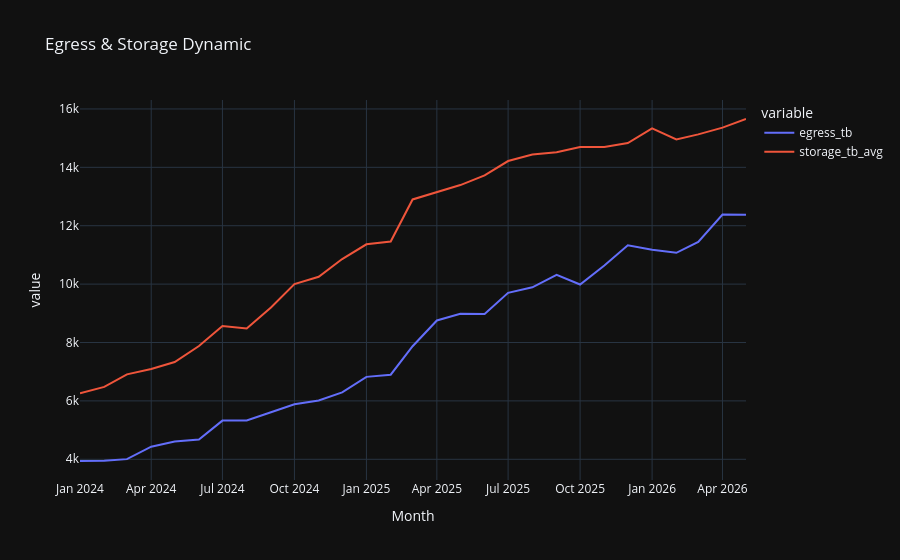

Here is the notebook cell this chart was saved with:
### Code cell
fig = px.line(
    df,
    x="pmonth",
    y=["egress_tb", "storage_tb_avg"],
    title="Egress & Storage Dynamic",
    labels={"pmonth": "Month"}
)
# fig.write_image("block1_customers_by_segment.png")
fig.show()

### Figure 1 — Plotly figure (JSON) as saved in the notebook; plotly's stock layout.template omitted (floating-point values rounded to 4 significant figures)
{"data": [{"hovertemplate": "variable=egress_tb<br>Month=%{x}<br>value=%{y}<extra></extra>", "legendgroup": "egress_tb", "line": {"color": "#636efa", "dash": "solid"}, "marker": {"symbol": "circle"}, "mode": "lines", "name": "egress_tb", "orientation": "v", "showlegend": true, "x": ["2024-01-01T00:00:00", "2024-02-01T00:00:00", "2024-03-01T00:00:00", "2024-04-01T00:00:00", "2024-05-01T00:00:00", "2024-06-01T00:00:00", "2024-07-01T00:00:00", "2024-08-01T00:00:00", "2024-09-01T00:00:00", "2024-10-01T00:00:00", "2024-11-01T00:00:00", "2024-12-01T00:00:00", "2025-01-01T00:00:00", "2025-02-01T00:00:00", "2025-03-01T00:00:00", "2025-04-01T00:00:00", "2025-05-01T00:00:00", "2025-06-01T00:00:00", "2025-07-01T00:00:00", "2025-08-01T00:00:00", "2025-09-01T00:00:00", "2025-10-01T00:00:00", "2025-11-01T00:00:00", "2025-12-01T00:00:00", "2026-01-01T00:00:00", "2026-02-01T00:00:00", "2026-03-01T00:00:00", "2026-04-01T00:00:00", "2026-05-01T00:00:00"], "xaxis": "x", "y": [3941.0, 3952.0, 4005.0, 4433.0, 4609.0, 4674.0, 5324.0, 5330.0, 5612.0, 5884.0, 6014.0, 6293.0, 6824.0, 6896.0, 7873.0, 8756.0, 8981.0, 8975.0, 9701.0, 9892.0, 10320.0, 9986.0, 10640.0, 11330.0, 11180.0, 11070.0, 11440.0, 12380.0, 12380.0], "yaxis": "y", "type": "scatter"}, {"hovertemplate": "variable=storage_tb_avg<br>Month=%{x}<br>value=%{y}<extra></extra>", "legendgroup": "storage_tb_avg", "line": {"color": "#EF553B", "dash": "solid"}, "marker": {"symbol": "circle"}, "mode": "lines", "name": "storage_tb_avg", "orientation": "v", "showlegend": true, "x": ["2024-01-01T00:00:00", "2024-02-01T00:00:00", "2024-03-01T00:00:00", "2024-04-01T00:00:00", "2024-05-01T00:00:00", "2024-06-01T00:00:00", "2024-07-01T00:00:00", "2024-08-01T00:00:00", "2024-09-01T00:00:00", "2024-10-01T00:00:00", "2024-11-01T00:00:00", "2024-12-01T00:00:00", "2025-01-01T00:00:00", "2025-02-01T00:00:00", "2025-03-01T00:00:00", "2025-04-01T00:00:00", "2025-05-01T00:00:00", "2025-06-01T00:00:00", "2025-07-01T00:00:00", "2025-08-01T00:00:00", "2025-09-01T00:00:00", "2025-10-01T00:00:00", "2025-11-01T00:00:00", "2025-12-01T00:00:00", "2026-01-01T00:00:00", "2026-02-01T00:00:00", "2026-03-01T00:00:00", "2026-04-01T00:00:00", "2026-05-01T00:00:00"], "xaxis": "x", "y": [6263.0, 6479.0, 6908.0, 7092.0, 7331.0, 7881.0, 8565.0, 8483.0, 9202.0, 9999.0, 10250.0, 10860.0, 11360.0, 11460.0, 12900.0, 13160.0, 13390.0, 13720.0, 14220.0, 14440.0, 14520.0, 14700.0, 14700.0, 14830.0, 15340.0, 14960.0, 15130.0, 15360.0, 15660.0], "yaxis": "y", "type": "scatter"}], "layout": {"xaxis": {"anchor": "y", "domain": [0, 1], "title": {"text": "Month"}}, "yaxis": {"anchor": "x", "domain": [0, 1], "title": {"text": "value"}}, "legend": {"title": {"text": "variable"}, "tracegroupgap": 0}, "title": {"text": "Egress & Storage Dynamic"}}}
